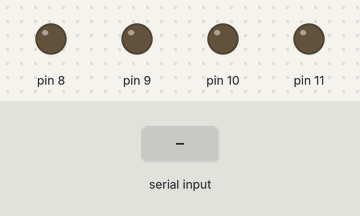
Bench run of a sketch on a simulated Arduino Uno, built with avr-gcc and run on an emulated ATmega328P. Shown: output pins drawn as LEDs (lit = HIGH). The inputs (shaded band) are chosen by the test bench.

Above: at 1.2 s.
1.3 s: byte 90 received over Serial
At 1.52 s:
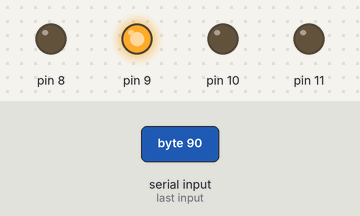
At 2.9 s:
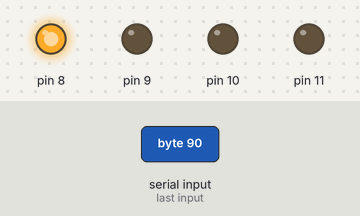
Timing chart, 0 to 4.4 s (numbered marks = the images above; inputs shaded):
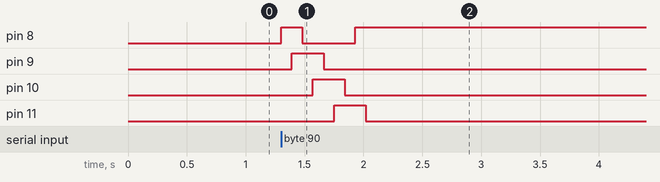

The sketch:

stepper_2.ino
```cpp
void setup() {
  // put your setup code here, to run once:
pinMode(8,OUTPUT);
pinMode(9,OUTPUT);
pinMode(10,OUTPUT);
pinMode(11,OUTPUT);
Serial.begin(9600);
}

void loop() {
  // put your main code here, to run repeatedly:
byte time;
if (Serial.available()){
  time=Serial.read();
  digitalWrite(8,HIGH);
    delay(time);
  digitalWrite(9,HIGH);
     delay(time);
  digitalWrite(8,LOW);
     delay(time);
  digitalWrite(10,HIGH);
     delay(time);
  digitalWrite(9,LOW);
     delay(time);
  digitalWrite(11,HIGH);
     delay(time);
  digitalWrite(10,LOW);
     delay(time);
  digitalWrite(8,HIGH);
     delay(time);
  digitalWrite(11,LOW);

}
}
```

Measured:
- after the input at 1.3 s, pin 8: LOW → HIGH at once, → LOW 0.18 s later, → HIGH 0.45 s later; pin 9: LOW → HIGH after 0.09 s, → LOW 0.27 s later; pin 10: LOW → HIGH after 0.27 s, → LOW 0.27 s later; pin 11: LOW → HIGH after 0.45 s, → LOW 0.27 s later
